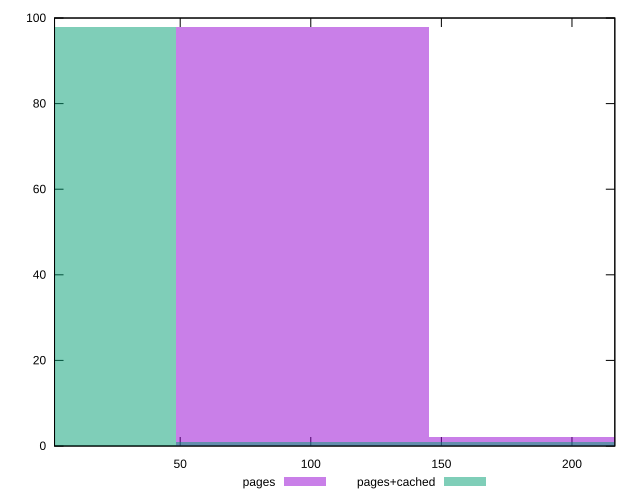

This figure's gnuplot source:
reset

$pages <<EOF
193.82789375035216 2
96.91394687517608 98
EOF

$pagesCached <<EOF
96.91394687517608 1
193.82789375035216 1
0 98
EOF

set key outside below
set boxwidth 96.91394687517608
set xrange [1.891:216.405]
set yrange [0:100]
set trange [0:100]
set style fill transparent solid 0.5 noborder
set terminal svg size 640, 500 enhanced background rgb 'white'
set output "report_00019_2021-02-10T18-14-37.922Z//server-response-time/comparison/histogram/0_vs_1.svg"

plot $pages title "pages" with boxes, \
     $pagesCached title "pages+cached" with boxes

reset
